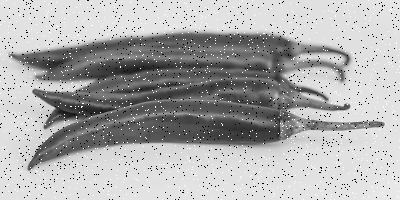
#> input picture week 7/image1_G1.bmp, 400 x 200 px
$ jupyter execute lab07.ipynb
#> lines starting #> are read from the running program, lines starting #| are printed output that depends on the picture; after the words box and inside, x2 and y2 are one past the last pixel; in counts of white or black regions, pixels touching at a corner belong together
# <center>Aston University <br/><br/> CS3IVP: Image and Video Processing <br/><br/> Lab 07: Second Assessed Lab - Group 1</center>

Lecturers:<br/>
Debaleena Roy <a href="mailto:d.roy@aston.ac.uk">d.roy@aston.ac.uk</a> <br/>
Office: MB265K <br/>

Martin Rudorfer <a href="mailto:m.rudorfer@aston.ac.uk">m.rudorfer@aston.ac.uk</a> <br/>
Office: MB214G <br/>

## Instructions
Submission is required for this laboratory. Please fill in your answers and submit the completed notebook (*.ipynb file) on blackboard in the section `Assessment Submission` and `Week 7 - Assessed Lab 2`.

**You have 40 minutes to complete this assessment, that is 5 minutes before the end of your session.**

We added some leeway for upload/submission issues, so the deadline on blackboard is a bit later. Following advice:
- make sure to submit the correct file, and
- make sure it is correctly submitted, and
- submit your work on time.

Your work will be subject to lateness penalty if submitted late. The lab has been designed so that it can be completed in 40 minutes to ensure that you have time to check your submission by the end of the session. There is a total of 20 marks per lab.

You are welcome to browse online documentation if necessary, but **you must not collaborate with others in any way**.

## Task 7.1

In this task you will work with `image1_G1.bmp`, which is corrupted by some noise. You should use **local filtering** to remove the noise and visually restore the original image.

This will be done step by step in the following sub-tasks. Please use the respective cells to provide your code to and show the intermediate results. Do not remove or add any cells.

## 7.1a

- **Load** the image from file. (1 mark)
- **Ensure** it is a numpy array with one channel per pixel and type `np.uint8` by printing out both properties and applying a conversion if necessary. (1 mark)
- **Display** the image. (1 mark)

<span style="color:#aa0000; font-family: monospace;">**[3 marks]**</span>

**Note:**
- Make use of the given imports and do not modify the parts outside the highlighted area.

[cell 1]
import numpy as np
import matplotlib.pyplot as plt
from skimage.io import imread, imsave, imshow

# WRITE YOUR CODE BELOW (DO NOT DELETE THIS LINE)

image1 = imread('image1_G1.bmp')
#> image1 is the input picture: shape (200, 400); min 0, max 255, mean 173.6
image1 = np.array(image1, dtype=np.uint8)
imshow(image1)

# WRITE YOUR CODE ABOVE (DO NOT DELETE THIS LINE)

## 7.1b

Inspect the noise patterns in the image shown above.

- **Choose** an *appropriate* filtering method based on your knowledge of **Lab 05: Image Filtering and Restoration**. The goal is to make the noise *visually* disappear, rather than to focus on the PSNR. (2 marks)
- **Apply** the filter to the image loaded in the previous cell and store the result in a new variable. (1 mark)
- **Tune** the parameters of the filter such that the noise completely disappears while keeping the original image as accurate as possible. (1 mark)
- **Display** the resulting image. (1 mark)

<span style="color:#aa0000; font-family: monospace;">**[5 marks]**</span>

**Notes:**
- Import the relevant filter from the `scipy.ndimage` package. You can find a list of filters here: https://docs.scipy.org/doc/scipy/reference/ndimage.html
- Use the variables from the previous cell. Marks will be deducted if code from previous cells is duplicated.

[cell 2]
# WRITE YOUR CODE BELOW (DO NOT DELETE THIS LINE)

import scipy.ndimage
filtered_image = scipy.ndimage.median_filter(image1, size=3)
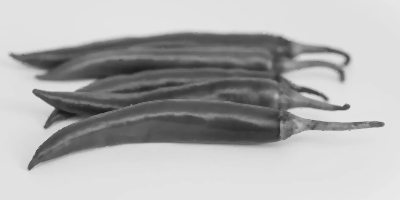
#> filtered_image: shape (200, 400); min 29, max 234, mean 175.6
imshow(filtered_image)

# WRITE YOUR CODE ABOVE (DO NOT DELETE THIS LINE)

## Task 7.2

This task is focused on feature detection and combines your practise from **Lab 06** with your knowledge from **Lecture 5 - Feature Detection**.

You will work on `image2_G1.bmp` and the task is to detect a side of the triangle. To give you a better idea of the task, we show you what the desired outcome should look like. It is provided in file `image2_G1_result.bmp`.

## 7.2a

- **Load** both images from file. (1 mark)
- **Display** both images in the same cell. (1 mark)

<span style="color:#aa0000; font-family: monospace;">**[2 marks]**</span>

[cell 3]
# WRITE YOUR CODE BELOW (DO NOT DELETE THIS LINE)

image2 = imread('image2_G1.bmp')
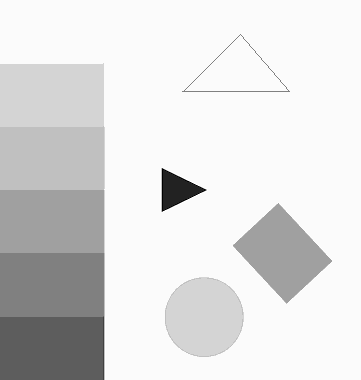
#> input picture week 7/image2_G1.bmp, 361 x 380 px
#> image2 is the input picture: shape (380, 361); min 0, max 255, mean 221.8
imshow(image2)
image2_result = imread('image2_G1_result.bmp')
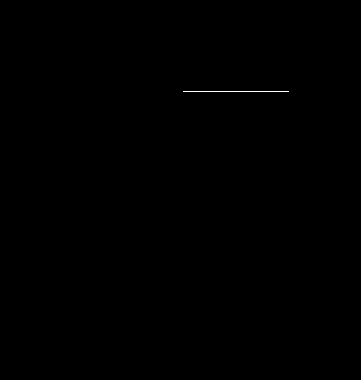
#> input picture week 7/image2_G1_result.bmp, 361 x 380 px
#> image2_result: shape (380, 361); 0.08% white in thin lines or dots, all inside (x1, y1, x2, y2) = (183, 91, 289, 92)
plt.figure()
imshow(image2_result)

# WRITE YOUR CODE ABOVE (DO NOT DELETE THIS LINE

## 7.2b

Inspect the result image above to see which feature you need to detect.

- **Create** a filter mask that is *suitable* to detect the feature. (2 marks)
- **Convert** your image to be of data type float. (1 mark)
- **Apply** the filter mask to the image. (1 mark)
- **Scale** the result using the given function to ensure the output is an image of type `uint8`. (1 mark)
- **Display** the resulting image. (1 mark)

<span style="color:#aa0000; font-family: monospace;">**[6 marks]**</span>

**Notes:**
- Do not modify the given code and make sure to use the scaling function as given, otherwise we will deduct marks.

[cell 4]
from scipy.ndimage import correlate

def scale_matrix(raw_array):
    array = np.array(raw_array, dtype=float)
    ret = array-np.min(array)
    ret = ret/np.max(ret)
    ret = ret*255.
    return ret.astype(np.uint8)


# WRITE YOUR CODE BELOW (DO NOT DELETE THIS LINE)

filter_mask = np.array([[1, 1, 1],
                        [-2, -2, -2],
                        [1, 1, 1]])


image2 = image2.astype(float)

filtered_image2 = correlate(image2, filter_mask, mode='constant', cval=0.0)
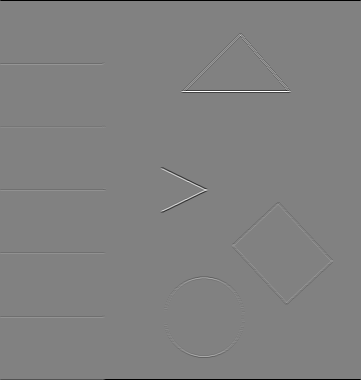
#> filtered_image2: shape (380, 361) float64; min -757, max 738, mean -3.6; drawn with min black and max white
scaled_image2 = scale_matrix(filtered_image2)
imshow(scaled_image2, cmap='gray')


# WRITE YOUR CODE ABOVE (DO NOT DELETE THIS LINE

## 7.2c

Your intermediate result from 7.2b should already highlight the feature you are seeking, but it likely also still shows other features. To isolate it, we need to further process the image.

- **Apply** a threshold to your intermediate image and store the output in a new variable. (1 mark)
- **Display** both your result of the thresholded image as well as the desired result image. (1 mark)
- **Tune** the threshold value such that only the desired feature is highlighted. If successful, your image should look exactly like the desired result image. (2 marks for an exact match, 1 mark for a close match)

<span style="color:#aa0000; font-family: monospace;">**[4 marks]**</span>

**Note:**
- To get an exact match, you may need to adjust the filter in task 7.2b. Make sure to use the code there, you will get mark deductions for duplicated code.

[cell 5]
# WRITE YOUR CODE BELOW (DO NOT DELETE THIS LINE)

# apply threshold to scaled_image2
threshold = 209
my_result = np.where(scaled_image2 > threshold, 255, 0).astype(np.uint8)
#> my_result: shape (380, 361); 0.08% white in thin lines or dots, all inside (x1, y1, x2, y2) = (175, 91, 289, 205)

imshow(image2_result)
plt.figure()
imshow(my_result)

# WRITE YOUR CODE ABOVE (DO NOT DELETE THIS LINE
